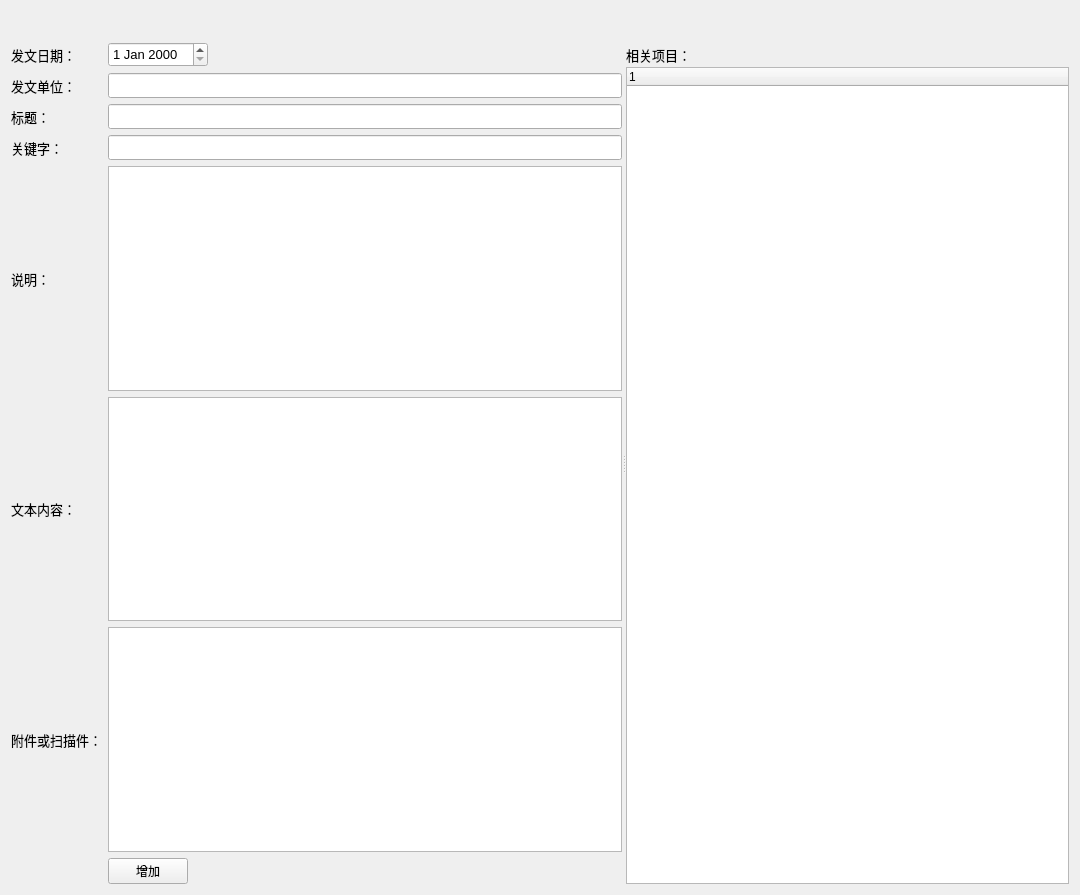
<?xml version="1.0" encoding="UTF-8"?>
<ui version="4.0">
 <class>Form</class>
 <widget class="QWidget" name="Form">
  <property name="geometry">
   <rect>
    <x>0</x>
    <y>0</y>
    <width>1080</width>
    <height>895</height>
   </rect>
  </property>
  <property name="font">
   <font>
    <family>Arial</family>
    <weight>50</weight>
    <bold>false</bold>
   </font>
  </property>
  <property name="windowTitle">
   <string>Form</string>
  </property>
  <layout class="QVBoxLayout" name="verticalLayout_2">
   <item>
    <widget class="QWidget" name="widget_Button" native="true">
     <property name="sizePolicy">
      <sizepolicy hsizetype="Preferred" vsizetype="Fixed">
       <horstretch>0</horstretch>
       <verstretch>0</verstretch>
      </sizepolicy>
     </property>
     <property name="minimumSize">
      <size>
       <width>0</width>
       <height>25</height>
      </size>
     </property>
     <property name="maximumSize">
      <size>
       <width>16777215</width>
       <height>25</height>
      </size>
     </property>
     <property name="sizeIncrement">
      <size>
       <width>0</width>
       <height>25</height>
      </size>
     </property>
     <property name="baseSize">
      <size>
       <width>0</width>
       <height>25</height>
      </size>
     </property>
     <widget class="QWidget" name="layoutWidget">
      <property name="geometry">
       <rect>
        <x>0</x>
        <y>0</y>
        <width>2</width>
        <height>2</height>
       </rect>
      </property>
      <layout class="QHBoxLayout" name="Layout_Button"/>
     </widget>
    </widget>
   </item>
   <item>
    <widget class="QSplitter" name="splitter">
     <property name="orientation">
      <enum>Qt::Horizontal</enum>
     </property>
     <widget class="QWidget" name="layoutWidget">
      <layout class="QGridLayout" name="gridLayout">
       <item row="0" column="0">
        <widget class="QLabel" name="label">
         <property name="minimumSize">
          <size>
           <width>91</width>
           <height>25</height>
          </size>
         </property>
         <property name="font">
          <font>
           <pointsize>10</pointsize>
          </font>
         </property>
         <property name="text">
          <string>发文日期：</string>
         </property>
        </widget>
       </item>
       <item row="6" column="1">
        <widget class="QListView" name="listAdditional">
         <property name="minimumSize">
          <size>
           <width>100</width>
           <height>0</height>
          </size>
         </property>
        </widget>
       </item>
       <item row="3" column="1">
        <widget class="QLineEdit" name="key_words">
         <property name="minimumSize">
          <size>
           <width>100</width>
           <height>25</height>
          </size>
         </property>
         <property name="font">
          <font>
           <pointsize>10</pointsize>
          </font>
         </property>
        </widget>
       </item>
       <item row="4" column="0">
        <widget class="QLabel" name="label_5">
         <property name="minimumSize">
          <size>
           <width>91</width>
           <height>25</height>
          </size>
         </property>
         <property name="font">
          <font>
           <pointsize>10</pointsize>
          </font>
         </property>
         <property name="text">
          <string>说明：</string>
         </property>
        </widget>
       </item>
       <item row="5" column="1">
        <widget class="QTextEdit" name="text">
         <property name="minimumSize">
          <size>
           <width>100</width>
           <height>0</height>
          </size>
         </property>
        </widget>
       </item>
       <item row="6" column="0">
        <widget class="QLabel" name="label_7">
         <property name="minimumSize">
          <size>
           <width>91</width>
           <height>25</height>
          </size>
         </property>
         <property name="font">
          <font>
           <pointsize>10</pointsize>
          </font>
         </property>
         <property name="text">
          <string>附件或扫描件：</string>
         </property>
        </widget>
       </item>
       <item row="1" column="0">
        <widget class="QLabel" name="label_2">
         <property name="minimumSize">
          <size>
           <width>91</width>
           <height>25</height>
          </size>
         </property>
         <property name="font">
          <font>
           <pointsize>10</pointsize>
          </font>
         </property>
         <property name="text">
          <string>发文单位：</string>
         </property>
        </widget>
       </item>
       <item row="5" column="0">
        <widget class="QLabel" name="label_6">
         <property name="minimumSize">
          <size>
           <width>91</width>
           <height>25</height>
          </size>
         </property>
         <property name="font">
          <font>
           <pointsize>10</pointsize>
          </font>
         </property>
         <property name="text">
          <string>文本内容：</string>
         </property>
        </widget>
       </item>
       <item row="1" column="1">
        <widget class="QLineEdit" name="issuing">
         <property name="minimumSize">
          <size>
           <width>100</width>
           <height>25</height>
          </size>
         </property>
         <property name="font">
          <font>
           <pointsize>10</pointsize>
          </font>
         </property>
        </widget>
       </item>
       <item row="2" column="1">
        <widget class="QLineEdit" name="title">
         <property name="minimumSize">
          <size>
           <width>100</width>
           <height>25</height>
          </size>
         </property>
         <property name="font">
          <font>
           <pointsize>10</pointsize>
          </font>
         </property>
        </widget>
       </item>
       <item row="3" column="0">
        <widget class="QLabel" name="label_3">
         <property name="minimumSize">
          <size>
           <width>91</width>
           <height>25</height>
          </size>
         </property>
         <property name="font">
          <font>
           <pointsize>10</pointsize>
          </font>
         </property>
         <property name="text">
          <string>关键字：</string>
         </property>
        </widget>
       </item>
       <item row="0" column="1">
        <widget class="QDateEdit" name="issuing_date">
         <property name="minimumSize">
          <size>
           <width>50</width>
           <height>25</height>
          </size>
         </property>
         <property name="maximumSize">
          <size>
           <width>100</width>
           <height>16777215</height>
          </size>
         </property>
         <property name="font">
          <font>
           <family>Arial</family>
           <pointsize>10</pointsize>
           <weight>50</weight>
           <bold>false</bold>
          </font>
         </property>
        </widget>
       </item>
       <item row="2" column="0">
        <widget class="QLabel" name="label_4">
         <property name="minimumSize">
          <size>
           <width>91</width>
           <height>25</height>
          </size>
         </property>
         <property name="font">
          <font>
           <pointsize>10</pointsize>
          </font>
         </property>
         <property name="text">
          <string>标题：</string>
         </property>
        </widget>
       </item>
       <item row="4" column="1">
        <widget class="QTextEdit" name="describe">
         <property name="minimumSize">
          <size>
           <width>0</width>
           <height>0</height>
          </size>
         </property>
         <property name="sizeIncrement">
          <size>
           <width>0</width>
           <height>100</height>
          </size>
         </property>
        </widget>
       </item>
       <item row="7" column="1">
        <layout class="QHBoxLayout" name="horizontalLayout">
         <item>
          <widget class="QPushButton" name="pushButton">
           <property name="text">
            <string>增加</string>
           </property>
          </widget>
         </item>
         <item>
          <spacer name="horizontalSpacer_2">
           <property name="orientation">
            <enum>Qt::Horizontal</enum>
           </property>
           <property name="sizeHint" stdset="0">
            <size>
             <width>40</width>
             <height>20</height>
            </size>
           </property>
          </spacer>
         </item>
        </layout>
       </item>
      </layout>
     </widget>
     <widget class="QWidget" name="layoutWidget">
      <layout class="QVBoxLayout" name="verticalLayout">
       <property name="spacing">
        <number>0</number>
       </property>
       <item>
        <widget class="QLabel" name="label_8">
         <property name="minimumSize">
          <size>
           <width>91</width>
           <height>25</height>
          </size>
         </property>
         <property name="font">
          <font>
           <pointsize>10</pointsize>
          </font>
         </property>
         <property name="text">
          <string>相关项目：</string>
         </property>
        </widget>
       </item>
       <item>
        <widget class="QTreeWidget" name="treeWidget">
         <column>
          <property name="text">
           <string notr="true">1</string>
          </property>
         </column>
        </widget>
       </item>
      </layout>
     </widget>
    </widget>
   </item>
  </layout>
 </widget>
 <resources/>
 <connections/>
</ui>
